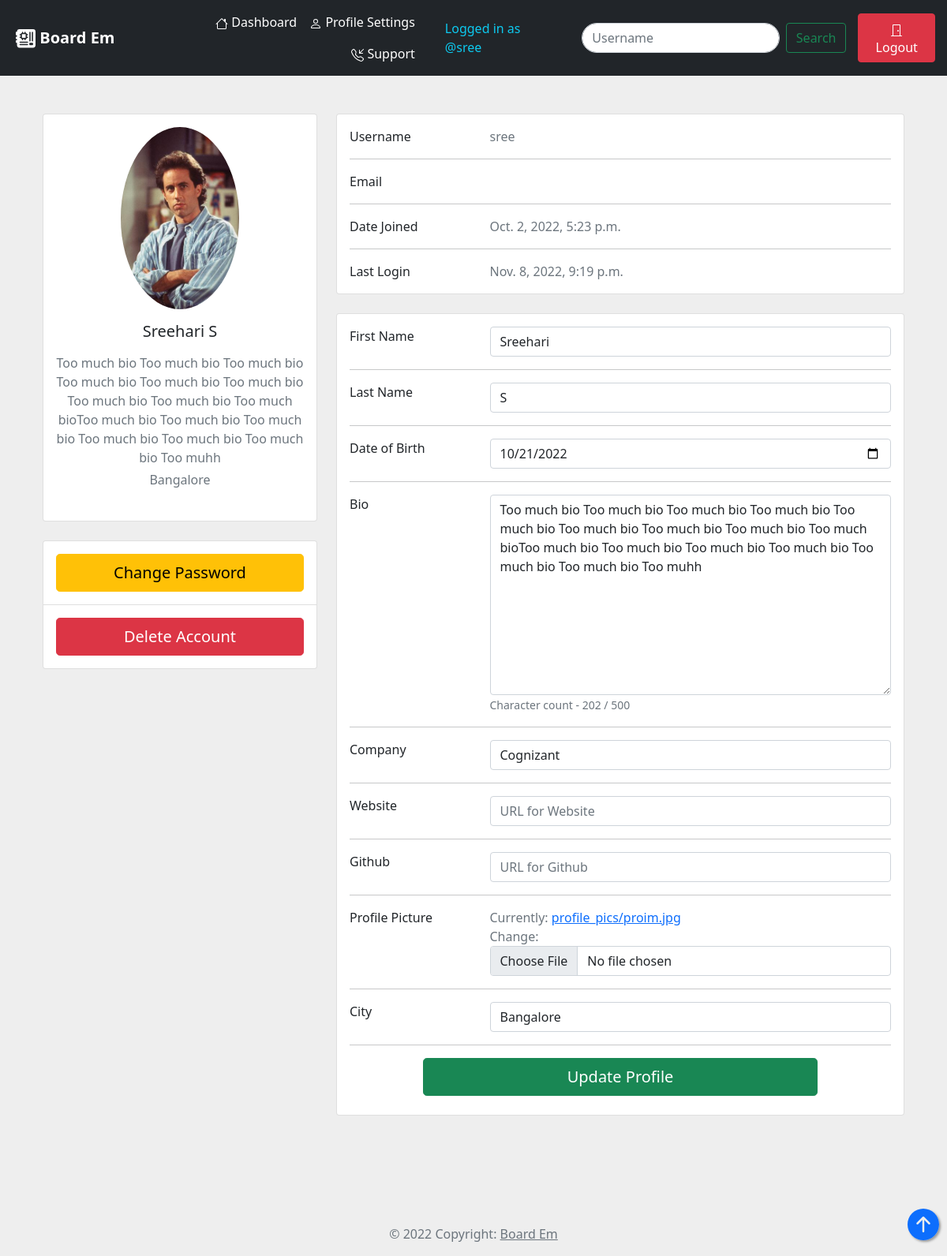
Page /account/profile/ (signed in) on the committed database.
### Intendance/models.py (models this page shows, shortened)
class Profile(models.Model):
    user = models.OneToOneField(User, on_delete=models.CASCADE)
    bio = models.TextField(null=True, blank=True)
    company = models.CharField(max_length=100, null=True, blank=True)
    city = models.CharField(max_length=100, null=True, blank=True)
    website_link = models.URLField(max_length=500, null=True, blank=True)
    github_link = models.URLField(max_length=500, null=True, blank=True)
    image = models.ImageField(default='default.jpg', upload_to='profile_pics')
    date_of_birth = models.DateField(null=True, blank=True)
    account_creation_date = models.DateField(auto_now_add=True)
    account_modified_date = models.DateField(auto_now=True)

### Intendance/views.py (the view)
# urls.py: path('profile/', views.profile_page, name='profile'),
@login_required(login_url='login')
def profile_page(request):
    if request.method == 'POST':
        user_form = UserUpdateForm(request.POST, instance=request.user)
        profile_form = ProfileUpdateForm(request.POST, request.FILES, instance=request.user.profile)
        if user_form.is_valid() and profile_form.is_valid():
            user_form.save()
            profile_form.save()
            send_notification_db(request.user, "Profile Updated", "Updated Profile settings.")
            messages.success(request, "Your profile has been updated.")
            return redirect('profile')
    else:
        user_form = UserUpdateForm(instance=request.user)
        profile_form = ProfileUpdateForm(instance=request.user.profile)
    data = {
        'u_form':user_form,
        'p_form':profile_form,
        'today':datetime.date.today(),
    }
    return render(request, 'Intendance/profile_page.html', data)

### Intendance/forms.py
class UserUpdateForm(forms.ModelForm):
    class Meta:
        model = User
        fields = ['first_name','last_name']

class ProfileUpdateForm(forms.ModelForm):
    class Meta:
        model = Profile
        fields = ['bio', 'company', 'city', 'website_link', 'github_link', 'image', 'date_of_birth']

### templates/Intendance/profile_page.html (shortened to what this page needs)
{% extends 'Intendance/base_layout.html' %}
{% load widget_tweaks %}
{% load static %}
{% block profile %}
    <section style="background-color: #eee;">
        <div class="container py-5">
          <div class="row">
            <div class="col-lg-4">
              <div class="card mb-4">
                <div class="card-body text-center">
                  <img src="{{ user.profile.image.url }}" alt="Profile Picture"
                    class="rounded-circle img-fluid" style="width: 150px;">
                  <h5 class="my-3">{{ user.first_name }} {{ user.last_name }}</h5>
                  <p class="text-muted mb-1">{{ user.profile.bio }}</p>
                  <p class="text-muted mb-4">{{ user.profile.city }}</p>
                </div>
              </div>
              <div class="card mb-4 mb-lg-0">
                <div class="card-body p-0">
                  <ul class="list-group list-group-flush rounded-3">
                    <li class="list-group-item d-flex justify-content-between align-items-center p-3">
                      <a class="btn btn-warning btn-lg btn-block" style="width:-webkit-fill-available" href="{% url 'change-password' %}">Change Password </a>
                    </li>
                    <li class="list-group-item d-flex justify-content-between align-items-center p-3">
                      <a class="btn btn-danger btn-lg btn-block" style="width:-webkit-fill-available" href="{% url 'delete-account' %}">Delete Account </a>
                    </li>
                  </ul>
                </div>
              </div>
            </div>
            <div class="col-lg-8">
              <div class="card mb-4">
                <div class="card-body">
                  <div class="row">
                    <div class="col-sm-3">
                      <p class="mb-0">Username</p>
                    </div>
                    <div class="col-sm-9">
                      <p class="text-muted mb-0">{{ user.username }}</p>
                    </div>
                  </div>
                  <hr>
                  <div class="row">
                    <div class="col-sm-3">
                      <p class="mb-0">Email</p>
                    </div>
                    <div class="col-sm-9">
                    </div>
                  </div>
                  <hr>
                  <div class="row">
                    <div class="col-sm-3">
                      <p class="mb-0">Date Joined</p>
                    </div>
                    <div class="col-sm-9">
                      <p class="text-muted mb-0">{{ user.date_joined }}</p>
                    </div>
                  </div>
                  <hr>
                  <div class="row">
                    <div class="col-sm-3">
                      <p class="mb-0">Last Login</p>
                    </div>
                    <div class="col-sm-9">
                      <p class="text-muted mb-0">{{ user.last_login }}</p>
                    </div>
                  </div>
                </div>
              </div>
              <form method="POST" enctype="multipart/form-data" autocomplete="off">
              <div class="card mb-4">
                <div class="card-body">
                  <div class="row">
                    <div class="col-sm-3">
                      <p class="mb-0">First Name</p>
                    </div>
                    <div class="col-sm-9">
                      <p class="text-muted mb-0">{% render_field u_form.first_name class="form-control" placeholder="First Name" %}</p>
                    </div>
                  </div>
                  <hr>
                  <div class="row">
                    <div class="col-sm-3">
                      <p class="mb-0">Last Name</p>
                    </div>
                    <div class="col-sm-9">
                      <p class="text-muted mb-0">{% render_field u_form.last_name class="form-control" placeholder="Last Name" %}</p>
                    </div>
                  </div>
                  <hr>
                  <div class="row">
                    <div class="col-sm-3">
                      <p class="mb-0">Date of Birth</p>
                    </div>
                    <div class="col-sm-9">
                      <p class="text-muted mb-0">{% render_field p_form.date_of_birth class="form-control" placeholder="Date of Birth" type="date" max=today %}</p>
                    </div>
                  </div>
                  <hr>
                  <div class="row">
                    <div class="col-sm-3">
                      <p class="mb-0">Bio</p>
                    </div>
                    <div class="col-sm-9">
                      <p class="text-muted mb-0">{% render_field p_form.bio class="form-control" placeholder="Bio" id="countTextArea" %}</p>
                      <small id="charCount" class="text-muted"></small>
                    </div>
                  </div>
                  <hr>
                  <div class="row">
                    <div class="col-sm-3">
                      <p class="mb-0">Company</p>
                    </div>
                    <div class="col-sm-9">
                      <p class="text-muted mb-0">{% render_field p_form.company class="form-control" placeholder="Company" %}</p>
                    </div>
                  </div>
                  <hr>
                  <div class="row">
                    <div class="col-sm-3">
                      <p class="mb-0">Website</p>
                    </div>
                    <div class="col-sm-9" data-bs-toggle="tooltip" data-bs-placement="top"
                    data-bs-custom-class="custom-tooltip"
                    data-bs-title="Should be of the form http://example.com">
                      <p class="text-muted mb-0">{% render_field p_form.website_link class="form-control" placeholder="URL for Website" %}</p>
                    </div>
                  </div>
                  <hr>
                  <div class="row">
                    <div class="col-sm-3">
                      <p class="mb-0">Github</p>
                    </div>
                    <div class="col-sm-9" data-bs-toggle="tooltip" data-bs-placement="top"
                    data-bs-custom-class="custom-tooltip"
                    data-bs-title="Should be of the form http://example.com">
                      <p class="text-muted mb-0">{% render_field p_form.github_link class="form-control" placeholder="URL for Github" %}</p>
                    </div>
                  </div>
                  <hr>
                  <div class="row">
                    <div class="col-sm-3">
                      <p class="mb-0">Profile Picture</p>
                    </div>
                    <div class="col-sm-9">
                      <p class="text-muted mb-0">{% render_field p_form.image class="form-control" %}</p>
                    </div>
                  </div>
                  <hr>
                  <div class="row">
                    <div class="col-sm-3">
                      <p class="mb-0">City</p>
                    </div>
                    <div class="col-sm-9">
                      <p class="text-muted mb-0">{% render_field p_form.city class="form-control" placeholder="City" %}</p>
                    </div>
                  </div>
                  <hr>
                  <div class="d-flex justify-content-center mb-2">
                    <input class="btn btn-success btn-lg btn-block" value="Update Profile" style="width:500px" type="submit" class="btn btn-primary" />
                  </div>
                </div>
              </div>
            </form>
              </div>
            </div>
          </div>
      </section>
{% endblock profile %}

### templates/Intendance/account_navbar.html (shortened to what this page needs)
{% load static %}
<nav class="navbar navbar-expand-lg navbar-dark bg-dark">
    <a style="margin-left:20px;margin-right:30px;cursor:pointer" class="navbar-brand" data-bs-toggle="modal" data-bs-target="#boardemModal">
      <b>Board Em</b></a>
    <div class="collapse navbar-collapse" id="navbarText">
      <ul class="navbar-nav nav justify-content-end">
          <li class="nav-item"><a class="nav-link text-white" href="{% url 'acc-page' %}">
            Dashboard</a></li>
            <li class="nav-item"><a class="nav-link text-white" href="{% url 'profile' %}">
              Profile Settings</a></li>
              <li class="nav-item"><a class="nav-link text-white" href="{% url 'support' %}">
                Support</a></li>
      </ul>
    </div>
    <span class="navbar-text text-info" style="margin:0 30px 0 30px">
      Logged in as @{{ user.username }}
    </span>
    <form class="d-flex" role="search" action="{% url 'search-user' %}" method="POST">
      <input class="form-control me-2" type="search" placeholder="Username" aria-label="Search" name="username" autocomplete="off" style="border-radius:25px;">
      <button class="btn btn-outline-success" type="submit">Search</button>
    </form>
    <ul class="navbar-nav nav justify-content-end pull-right" style="margin-left:15px;margin-right:15px">
      <li class="nav-item"><button data-bs-toggle="modal" data-bs-target="#logoutModal" class="btn btn-danger">
        <svg xmlns="http://www.w3.org/2000/svg" width="16" height="16" fill="currentColor" class="bi bi-door-closed" viewBox="0 0 16 16">
          <path d="M3 2a1 1 0 0 1 1-1h8a1 1 0 0 1 1 1v13h1.5a.5.5 0 0 1 0 1h-13a.5.5 0 0 1 0-1H3V2zm1 13h8V2H4v13z"/>
          <path d="M9 9a1 1 0 1 0 2 0 1 1 0 0 0-2 0z"/>
        </svg>
        Logout</button></li>
    </ul>
</nav>

### rows in the picture
Profile: date_of_birth "10/21/2022", bio "Too much bio Too much bio Too much bio Too much bio Too much bio Too much bio Too much bio Too much bio Too much bioToo much bio Too much bio Too much bio Too much bio Too much bio Too much bio Too muhh", company "Cognizant", city "Bangalore"

### other values in the picture
{{ user.username }} "sree"
{{ user.first_name }} "Sreehari"
{{ user.last_name }} "S"
{{ user.profile.city }} "Bangalore"
{{ user.date_joined }} "Oct. 2, 2022, 5:23 p.m."
{{ user.last_login }} "Nov. 8, 2022, 9:19 p.m."
